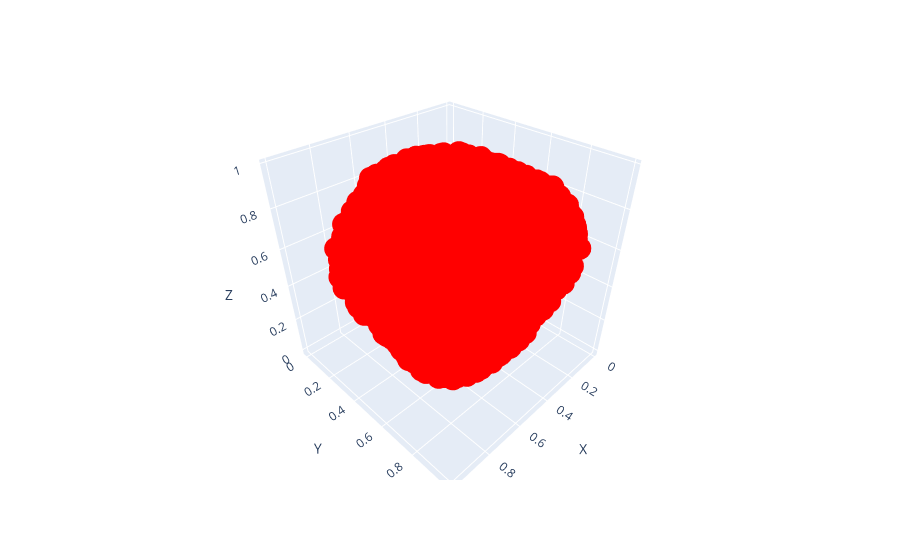

The cell this chart's notebook holds for it:
### Code cell
collocation_points_df = pd.DataFrame(puntos_dentro, columns=['X', 'Y', 'Z'])
# envolvente_df.loc[envolvente_df["X"]>0.5]=0
# envolvente_df.loc[envolvente_df["Y"]>0.5]=0
px.scatter_3d(envolvente_df, x='X', y='Y', z='Z',color_discrete_sequence=['blue'])
px.scatter_3d(collocation_points_df, x='X', y='Y', z='Z',color_discrete_sequence=['red'])

### Figure 1 — Plotly figure (JSON) as saved in the notebook; plotly's stock layout.template omitted (floating-point values rounded to 4 significant figures; data arrays with more than 128 entries replaced by an {"elided": "..."} marker saying what was removed)
{"data": [{"hovertemplate": "X=%{x}<br>Y=%{y}<br>Z=%{z}<extra></extra>", "legendgroup": "", "marker": {"color": "red", "symbol": "circle"}, "mode": "markers", "name": "", "scene": "scene", "showlegend": false, "type": "scatter3d", "x": {"elided": "7527 float values"}, "y": {"elided": "7527 float values"}, "z": {"elided": "7527 float values"}}], "layout": {"legend": {"tracegroupgap": 0}, "margin": {"t": 60}, "scene": {"domain": {"x": [0, 1], "y": [0, 1]}, "xaxis": {"title": {"text": "X"}}, "yaxis": {"title": {"text": "Y"}}, "zaxis": {"title": {"text": "Z"}}}}}
